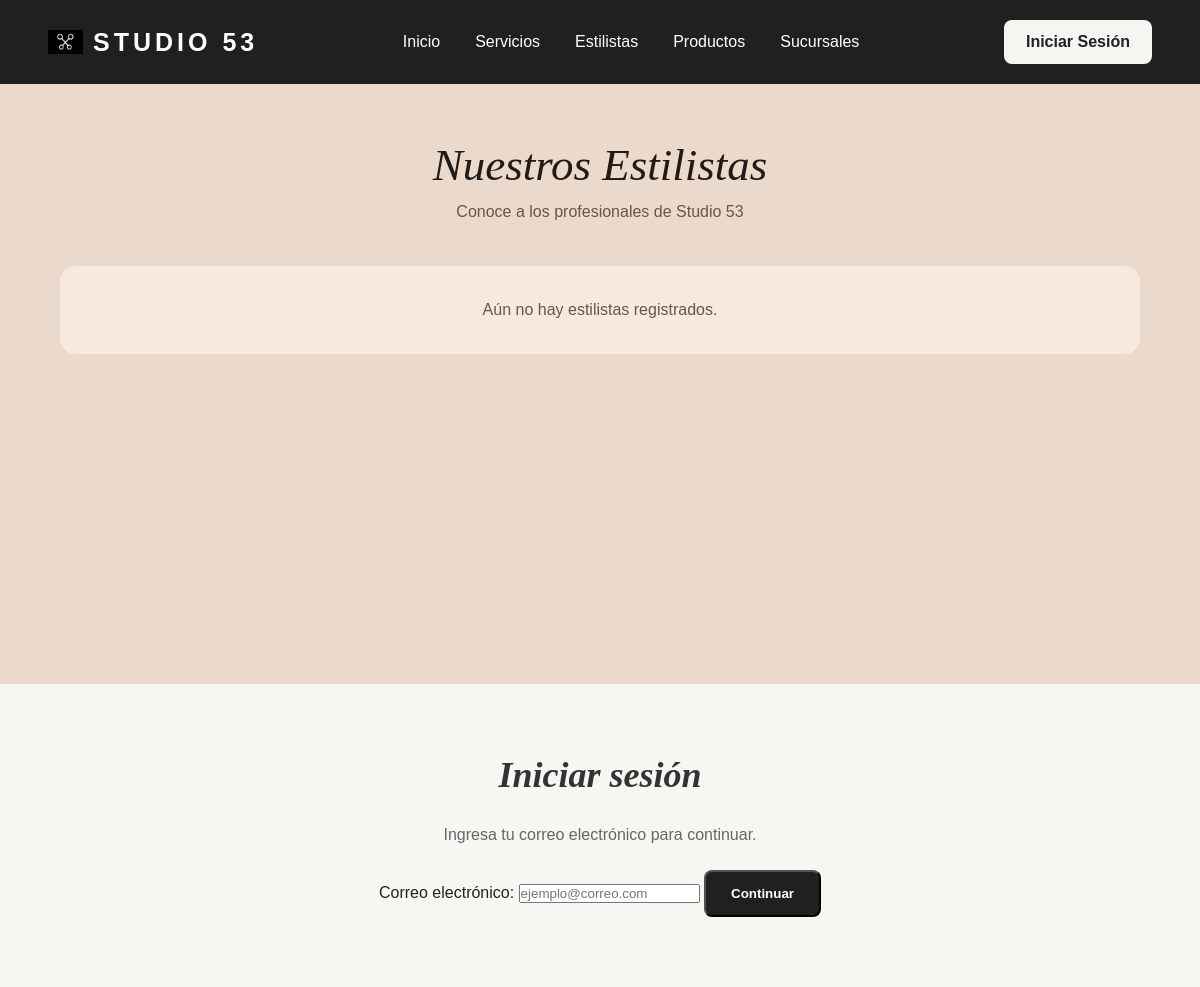
Before: /estilistas/ with the older database file.
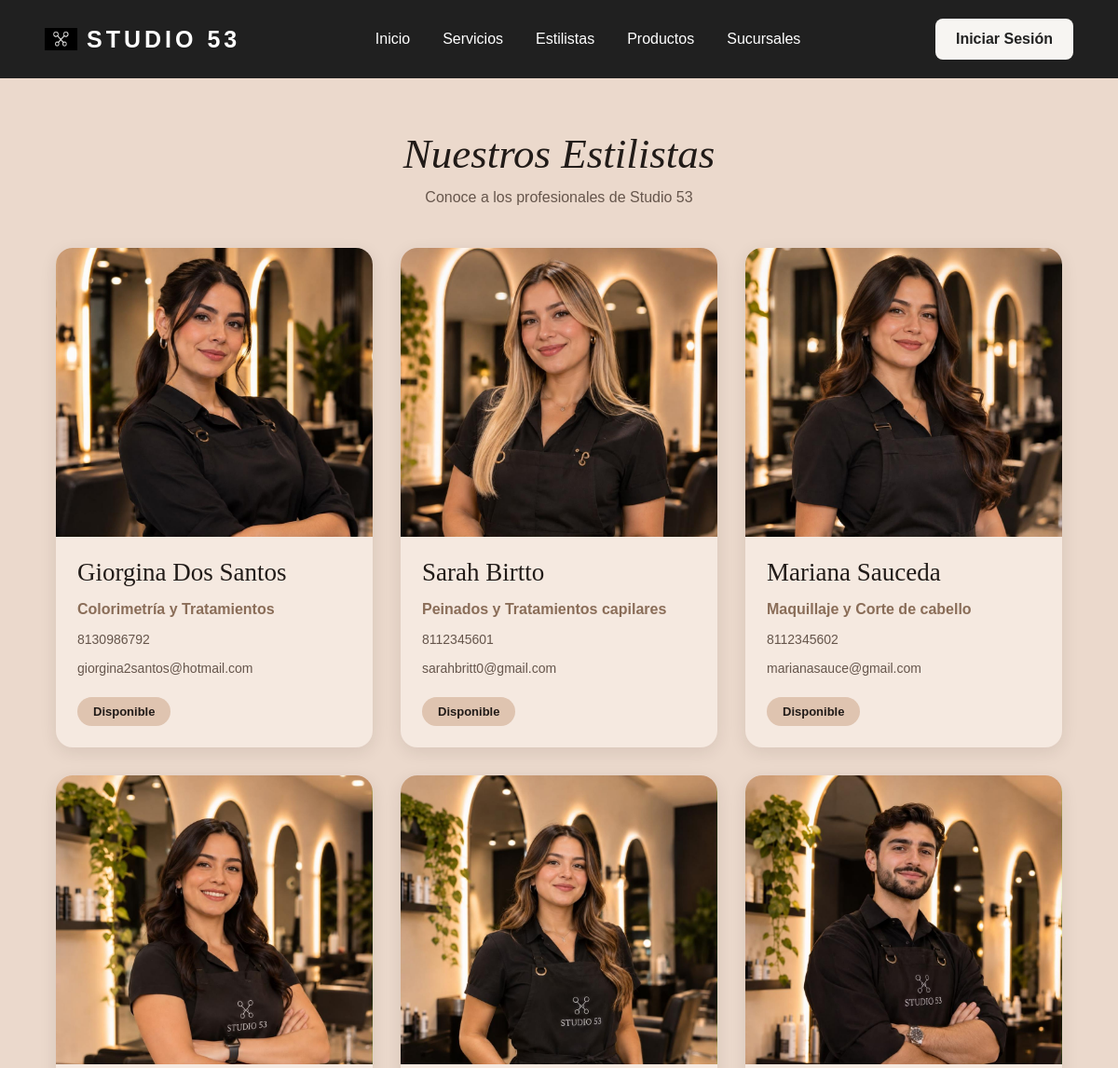
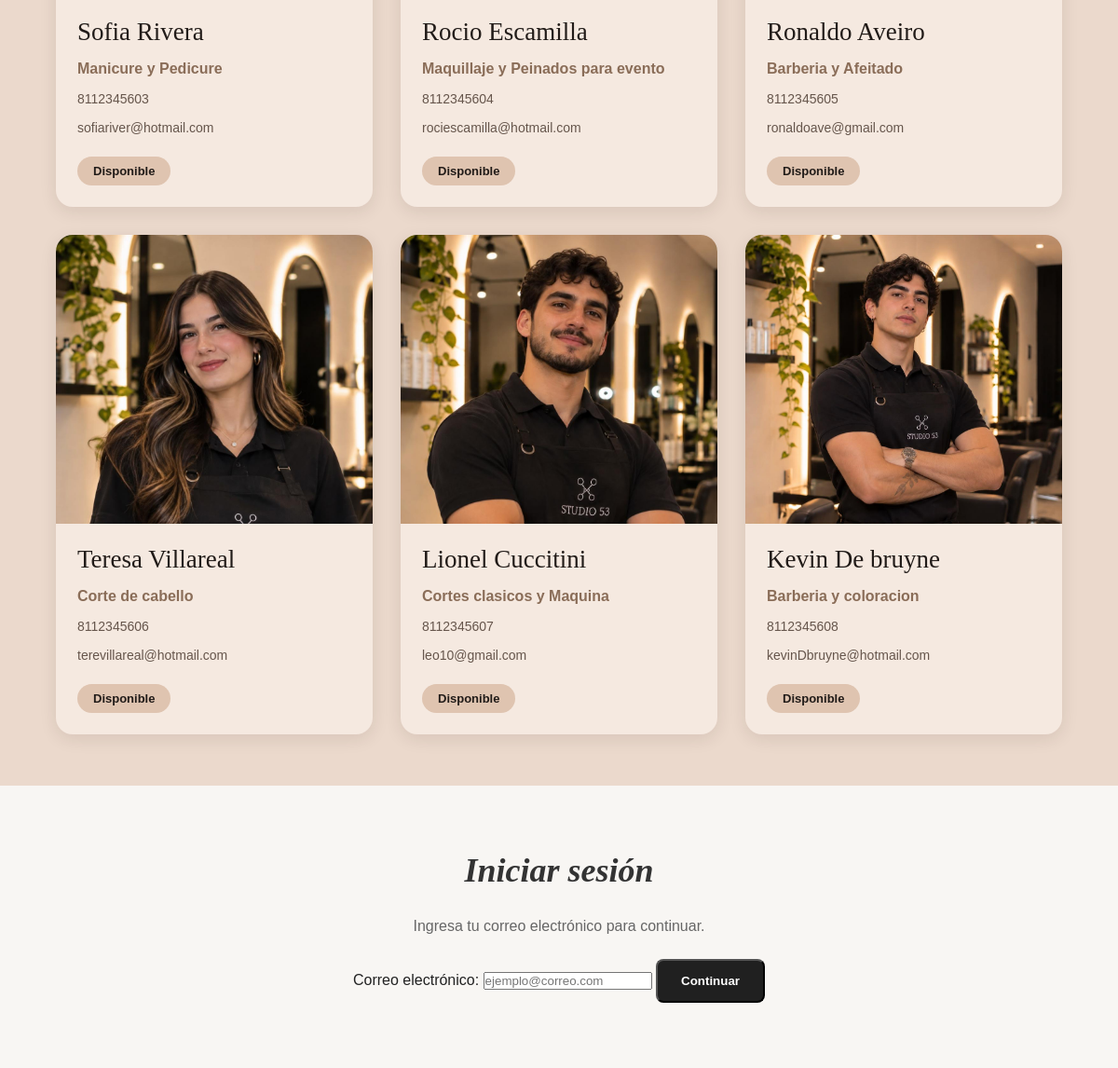
After: the same page with the newer database file (2 pictures, top to bottom).
### contenido/models.py (models this page shows, shortened)
class Estilista(models.Model):
    nombre = models.CharField(max_length=100)
    especialidad = models.CharField(max_length=100)
    telefono = models.CharField(max_length=15)
    correo = models.EmailField()
    disponible = models.BooleanField(default=True)
    foto = models.CharField(
        max_length=250,
        blank=True,
        null=True
    )

### contenido/views.py (the view)
# urls.py: path('estilistas/', views.estilistas, name='estilistas'),
def estilistas(request):
    estilistas = Estilista.objects.all()
    for estilista in estilistas:
        estilista.foto_estatica = f"contenido/img/estilista{estilista.id}.jpeg"
    return render(request, 'contenido/estilistas.html', {
        'estilistas': estilistas
    })

### contenido/templates/contenido/estilistas.html (shortened to what this page needs)
{% extends 'contenido/base.html' %}
{% load static %}
{% block contenido %}
<section class="directorio-estilistas">
    <h2>Nuestros Estilistas</h2>
    <p>Conoce a los profesionales de Studio 53</p>
    <div class="estilistas-grid">
        {% for estilista in estilistas %}
        <div class="tarjeta-estilista">
<img src="{% static estilista.foto_estatica %}"
     alt="{{ estilista.nombre }}">
            <div class="datos-estilista">
                <h3>{{ estilista.nombre }}</h3>
                <p>{{ estilista.especialidad }}</p>
                <p>{{ estilista.telefono }}</p>
                <p>{{ estilista.correo }}</p>
                {% if estilista.disponible %}
                    <span>Disponible</span>
                {% else %}
                    <span>No disponible</span>
                {% endif %}
            </div>
        </div>
        {% empty %}
            <p>Aún no hay estilistas registrados.</p>
        {% endfor %}
    </div>
</section>
{% endblock %}

Changed rows visible on the page:
added Estilista: shows a picture, nombre "Giorgina Dos Santos", especialidad "Colorimetría y Tratamientos", telefono "8130986792", correo "giorgina2santos@hotmail.com", disponible "Disponible"
added Estilista: shows a picture, nombre "Sarah Birtto", especialidad "Peinados y Tratamientos capilares", telefono "8112345601", correo "sarahbritt0@gmail.com", disponible "Disponible"
added Estilista: shows a picture, nombre "Mariana Sauceda", especialidad "Maquillaje y Corte de cabello", telefono "8112345602", correo "marianasauce@gmail.com", disponible "Disponible"
added Estilista: shows a picture, nombre "Sofia Rivera", especialidad "Manicure y Pedicure", telefono "8112345603", correo "sofiariver@hotmail.com", disponible "Disponible"
added Estilista: shows a picture, nombre "Rocio Escamilla", especialidad "Maquillaje y Peinados para evento", telefono "8112345604", correo "rociescamilla@hotmail.com", disponible "Disponible"
added Estilista: shows a picture, nombre "Ronaldo Aveiro", especialidad "Barberia y Afeitado", telefono "8112345605", correo "ronaldoave@gmail.com", disponible "Disponible"
added Estilista: shows a picture, nombre "Teresa Villareal", especialidad "Corte de cabello", telefono "8112345606", correo "terevillareal@hotmail.com", disponible "Disponible"
added Estilista: shows a picture, nombre "Lionel Cuccitini", especialidad "Cortes clasicos y Maquina", telefono "8112345607", correo "leo10@gmail.com", disponible "Disponible"
added Estilista: shows a picture, nombre "Kevin De bruyne", especialidad "Barberia y coloracion", telefono "8112345608", correo "kevinDbruyne@hotmail.com", disponible "Disponible"
Other visible differences:
text no longer shown: "Aún no hay estilistas registrados."
